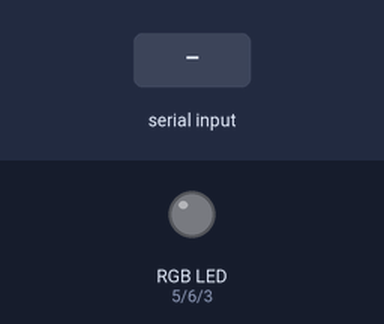
Simulated run of this sketch. Board: Arduino Uno, built with avr-gcc and run on an emulated ATmega328P. Shown: an RGB LED mixed from three pins (HIGH = lit). The inputs (shaded band) are chosen by the test bench.

Above: at 1.2 s.
1.3 s: "1" received over Serial
At 2.65 s:
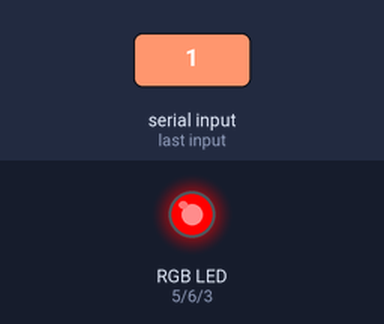
At 5.36 s:
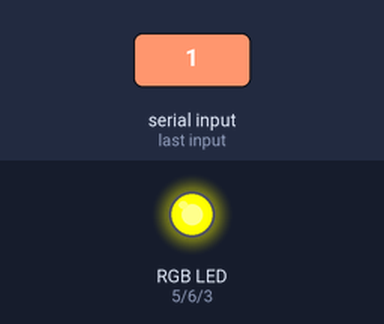
7.3 s: "1" received over Serial
At 17.4 s:
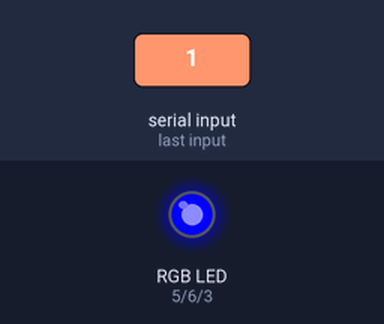
Timing chart, 0 to 18.9 s (numbered marks = the images above; inputs shaded):
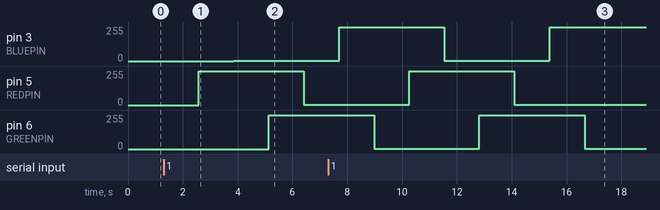

Measured:
- after the input at 1.3 s, pin 3 (BLUEPIN): 0/255 → 1/255 after 2.6 s; pin 5 (REDPIN): 0/255 → 255/255 after 1.3 s, → 1/255 3.8 s later; pin 6 (GREENPIN): 0/255 → 255/255 after 3.8 s
- after the input at 7.3 s, pin 5 (REDPIN): 1/255 → 255/255 after 3.0 s, → 1/255 3.8 s later

The sketch:

first_test.ino
```cpp
#define REDPIN 5
#define GREENPIN 6
#define BLUEPIN 3

#define FADESPEED 5

void setup()
{
    //Start the serial port at 9600 baud rate.
    Serial.begin(9600);
    //Set pin 13 for output.
    pinMode(REDPIN, OUTPUT);
    pinMode(GREENPIN, OUTPUT);
    pinMode(BLUEPIN, OUTPUT);
}

void loop()
{
  //Assing the input value to a variable.
  char input;

  //Read in the characters being sent from Java.
  input = Serial.read();

  //bool on = false;
  //Turn on the LED.
  if(input == '1')
  {
    int r, g, b;

    // fade from blue to violet
    for (r = 0; r < 256; r++) {
      analogWrite(REDPIN, r);
      delay(FADESPEED);
    }
    // fade from violet to red
    for (b = 255; b > 0; b--) {
      analogWrite(BLUEPIN, b);
      delay(FADESPEED);
    }
    // fade from red to yellow
    for (g = 0; g < 256; g++) {
      analogWrite(GREENPIN, g);
      delay(FADESPEED);
    }
    // fade from yellow to green
    for (r = 255; r > 0; r--) {
      analogWrite(REDPIN, r);
      delay(FADESPEED);
    }
    // fade from green to teal
    for (b = 0; b < 256; b++) {
      analogWrite(BLUEPIN, b);
      delay(FADESPEED);
    }
    // fade from teal to blue
    for (g = 255; g > 0; g--) {
      analogWrite(GREENPIN, g);
      delay(FADESPEED);
    }
  }


  //Turn off the LED.
  if(input == '2')
  {
    analogWrite(REDPIN, 0);
    analogWrite(GREENPIN, 0);
    analogWrite(BLUEPIN, 0);
  }
}
```
